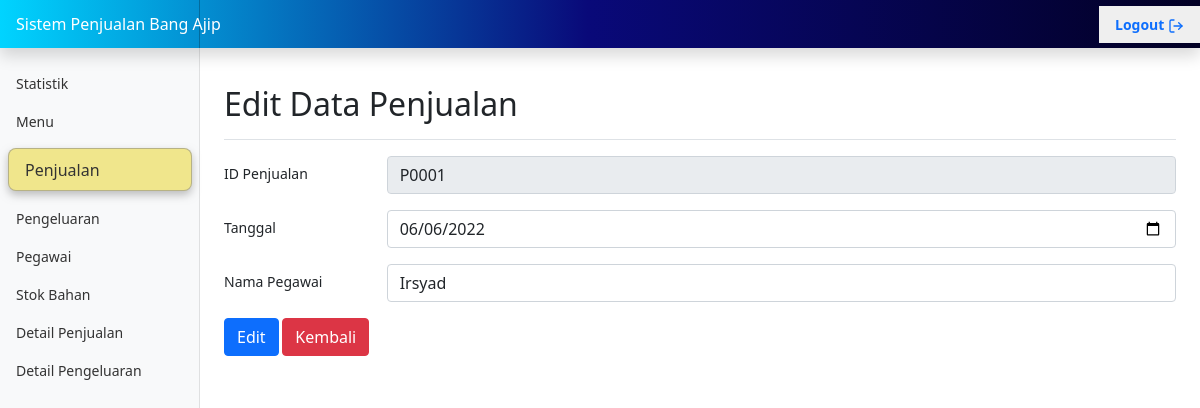
/pages/penjualan-form-edit.php?id_penjualan=P0001 (signed in), run on the app's committed database.
### tables this page shows
CREATE TABLE `penjualan` (
  `id_penjualan` varchar(5) NOT NULL,
  `tanggal` date NOT NULL,
  `total_harga` double NOT NULL,
  `id_pegawai` varchar(5) NOT NULL
);

CREATE TABLE `pegawai` (
  `id_pegawai` varchar(5) NOT NULL,
  `password` varchar(15) NOT NULL,
  `nama_pegawai` varchar(30) NOT NULL,
  `alamat` varchar(30) NOT NULL,
  `no_hp` varchar(15) NOT NULL
);

### pages/penjualan-form-edit.php (the view, shortened to what this page needs)
<?php include_once("../functions/functions.php"); ?>
<!doctype html>
<html lang="en">
<?php include_once("../head.php"); ?>
<body>
    <div class="container-fluid">
        <div class="row">
            <main class="col-md-9 ms-sm-auto col-lg-10 px-md-4">
                <div class="d-flex justify-content-between flex-wrap flex-md-nowrap align-items-center pt-3 pb-2 mb-3 border-bottom">
                    <h1 class="h2">Edit Data Penjualan</h1>
                </div>
                <?php
                if (isset($_GET["id_penjualan"])) {
                    $id_penjualan = $mysqli->escape_string($_GET["id_penjualan"]);
                    if ($dataPenjualan= getDataPenjualan($id_penjualan)) {
                ?>
                        <form method="POST" name="form-edit-penjualan" action="penjualan-edit.php">
                            <div class="row mb-3">
                                <label for="inputIdPenjualan" class="col-sm-2 col-form-label">ID Penjualan</label>
                                <div class="col-sm-10">
                                    <input type="text" name="inputIdPenjualan" id="inputIdPenjualan" class="form-control" value="<?php echo $dataPenjualan["id_penjualan"]; ?>" readonly>
                                </div>
                            </div>
                            <div class="row mb-3">
                                <label for="inputTanggal" class="col-sm-2 col-form-label">Tanggal</label>
                                <div class="col-sm-10">
                                    <input type="date" class="form-control" id="inputTanggal" name="inputTanggal" value="<?php echo $dataPenjualan["tanggal"]; ?>">
                                </div>
                            </div>
                            <div class="row mb-3">
                                <label for="inputIdPegawai" class="col-sm-2 col-form-label">Nama Pegawai</label>
                                <div class="col-sm-10">
                                    <select class="form-control" id="inputIdPegawai" name="inputIdPegawai">
                                        <?php
                                            $data = getListPegawai();
                                            foreach ($data as $row) {
                                                echo "<option value=\"" . $row["id_pegawai"] . "\"";
                                                if ($row["id_pegawai"] == $dataPenjualan["id_pegawai"]) {
                                                    echo " selected";
                                                }
                                                echo ">" . $row["nama_pegawai"] . "</option>";
                                            }
                                        ?>
                                    </select>
                                </div>
                            </div>
                            <button type="submit" class="btn btn-primary" name="tblEdit">Edit</button>
                            <a href="penjualan.php"><button type="button" class="btn btn-danger">Kembali</button></a>
                        </form>
                    <?php
                    } else {
                        echo "<div class='alert alert-danger' role='alert'>Data penjualan tidak ditemukan</div>";
                    }
                    ?>
                <?php
                } else {
                    echo "<div class='alert alert-danger' role='alert'>Data tidak ditemukan</div>";
                }
                ?>
            </main>
        </div>
    </div>
</body>
</html>

### style/dashboard.css (style rules this page uses)
body { font-size: .875rem; }

### data on the page
penjualan: inputIdPenjualan "P0001", inputTanggal "06/06/2022", inputIdPegawai "Irsyad"
